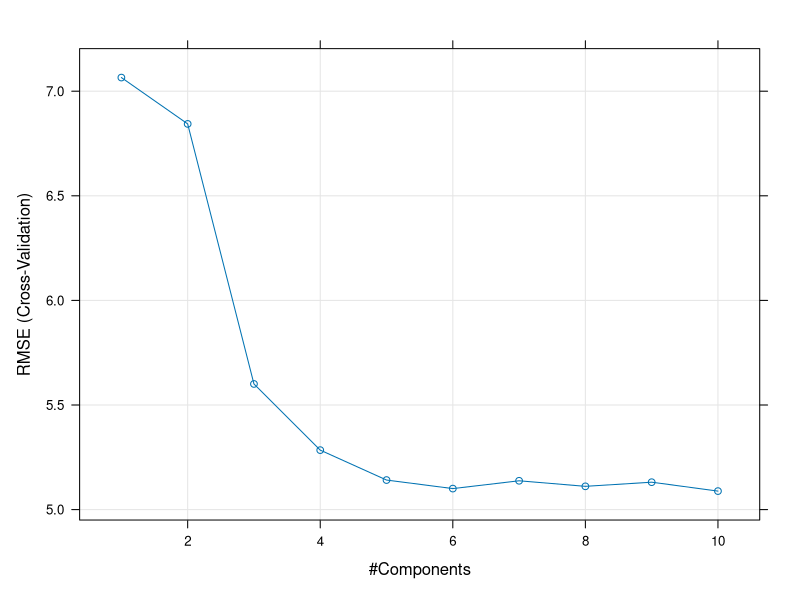

Reproduce this figure in R. (Note: this script raises an error after producing the figure.)
library(tidyverse)
library(caret)
library(pls)

data(Boston, package = "MASS")
# Split the data into training and test set
set.seed(123)
training.samples <- Boston$medv %>%
  createDataPartition(p = 0.8, list = FALSE)
train.data  <- Boston[training.samples, ]
test.data <- Boston[-training.samples, ]

# Build the model on training set
set.seed(123)
model <- train(
  medv~., data = train.data, method = "pcr",
  scale = TRUE,
  trControl = trainControl("cv", number = 10),
  tuneLength = 10
)
# Plot model RMSE vs different values of components
plot(model)
# Print the best tuning parameter ncomp that
# minimize the cross-validation error, RMSE
model$bestTune

summary(model$finalModel)

# Make predictions
predictions <- model %>% predict(test.data)
# Model performance metrics
data.frame(
  RMSE = caret::RMSE(predictions, test.data$medv),
  Rsquare = caret::R2(predictions, test.data$medv)
)

df <- scale(Boston)
autoplot(prcomp(df), data = Boston, #colour = 'Species',
         loadings = TRUE, loadings.colour = 'blue',
         loadings.label = TRUE, loadings.label.size = 5)
